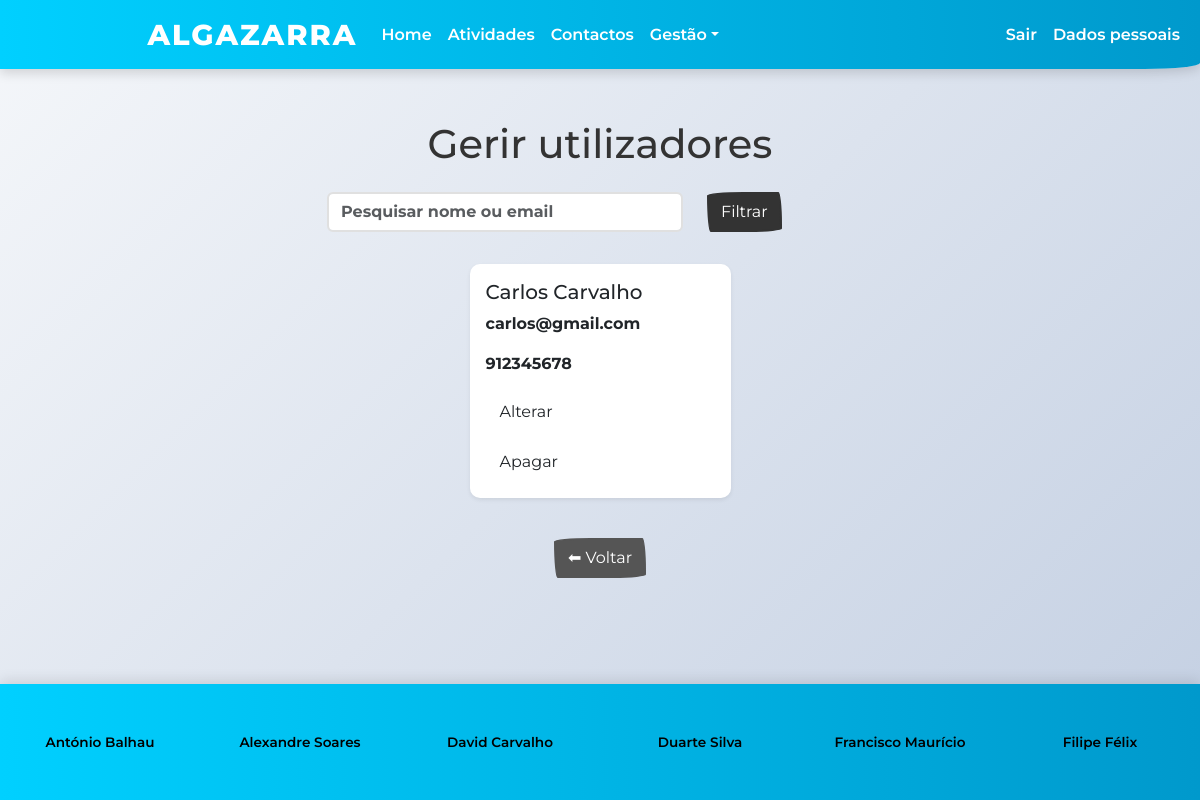
/gerir_utilizadores.php (signed in), run on the app's committed database.
### tables this page shows
CREATE TABLE IF NOT EXISTS utilizador (
  id int(11) NOT NULL AUTO_INCREMENT,
  user varchar(30) NOT NULL,
  nome varchar(100) NOT NULL,
  data_nascimento date NOT NULL,
  telemovel varchar(20) NOT NULL,
  email varchar(100) NOT NULL,
  pwd varchar(200) NOT NULL,
  nivel int(11) NOT NULL DEFAULT 2,
  PRIMARY KEY (id)
);

### gerir_utilizadores.php (the view, shortened to what this page needs)
<?php
$id_user = $_SESSION['id_user'];
$limite = 4;
$pagina = isset($_GET['pagina']) ? intval($_GET['pagina']) : 1;
$offset = ($pagina - 1) * $limite;
$filtro = isset($_GET['nome']) ? mysqli_real_escape_string($conn, $_GET['nome']) : '';
$where = "WHERE id != '$id_user'";
$sql = "SELECT * FROM utilizador $where ORDER BY nome LIMIT $limite OFFSET $offset";
$res = mysqli_query($conn, $sql);
?>
    <link rel="stylesheet" href="bootstrap.min.css">
    <link rel="stylesheet" href="style.css">
<nav class="fixed-top navbar navbar-expand-lg" style="background-color: #00d0ff; border: none;" data-bs-theme="light">
    <div class="container-fluid">
        <div class="collapse navbar-collapse justify-content-center" id="navbarColor01">
            <ul class="navbar-nav mx-auto align-items-center justify-content-center">
                <a class="navbar-brand" href="index.php">ALGAZARRA</a>
                <li class="nav-item">
                    <a class="nav-link" href="index.php">Home</a>
                </li>
                <li class="nav-item">
                    <a class="nav-link" href="atividades.php">Atividades</a>
                </li>
                <li class="nav-item">
                    <a class="nav-link" href="contactos.php">Contactos</a>
                </li>
                <?php
                if (isset($_SESSION['id_user']) && $_SESSION['nivel'] == 1) {
                    echo '<li class="nav-item dropdown">';
                    echo '<a class="nav-link dropdown-toggle" href="#" id="navbarDropdownAdmin" role="button" data-bs-toggle="dropdown" aria-expanded="false">Gestão</a>';
                    echo '</li>';
                }
                ?>
            </ul>
            <ul class="navbar-nav ms-auto">
                <?php
                if (isset($_SESSION['id_user']) && isset($_SESSION['nivel'])) {
                    echo '<li class="nav-item"><a class="nav-link" href="logout.php">Sair</a></li>';
                }
                echo '<li class="nav-item">';
                if (isset($_SESSION['id_user']) && isset($_SESSION['nivel'])) {
                    echo '<a class="nav-link" href="dados.php">Dados pessoais</a>';
                } else {
                    echo '<a class="nav-link" href="login.php">Login</a>';
                }
                ?>
                </li>
            </ul>
        </div>
    </div>
</nav>
	<div class="container">
<h1 class="text-center mb-4">Gerir utilizadores</h1>
<form method="GET" class="row mb-3 justify-content-center">
<div class="col-md-4">
<input type="text" name="nome" class="form-control"
placeholder="Pesquisar nome ou email"
value="<?php echo htmlspecialchars($filtro); ?>">
</div>
<div class="col-md-2">
<button type="submit" class="btn btn-primary">Filtrar</button>
</div>
</form>
<div class="row justify-content-center">
<?php while ($u = mysqli_fetch_assoc($res)) { ?>
<div class="col-md-3">
<div class="card my-3 shadow-sm">
<div class="card-body">
<h5><?= $u['nome'] ?></h5>
<p><?= $u['email'] ?></p>
<p><?= $u['telemovel'] ?></p>
<a href="gerir_utilizadores.php?editar=<?= $u['id'] ?>"
class="btn btn-alterar me-2">
Alterar
</a>
<form method="POST" style="margin-top:10px;">
<button type="submit" class="btn btn-apagar">Apagar</button>
</form>
</div>
</div>
</div>
<?php } ?>
</div>
<div class="text-center mt-4">
<a href="index.php" class="btn btn-secondary">
⬅ Voltar
</a>
</div>
</div>
<?php include './rodape.php'; ?>
</body>
</html>

### style.css (style rules this page uses)
* { margin: 0; padding: 0; box-sizing: border-box; }
.navbar { background: linear-gradient(90deg, #00d0ff 0%, #0099cc 100%) !important; box-shadow: 0 4px 12px rgba(0, 0, 0, 0.15); }
.navbar-brand { font-weight: 800; font-size: 1.8rem; letter-spacing: 2px; color: white !important; text-transform: uppercase; }
.nav-link { font-weight: 600; color: white !important; }
.card { border: none; border-radius: 10px; box-shadow: 0 4px 12px rgba(0, 0, 0, 0.1); transition: all 0.3s ease; background: white; overflow: hidden; }
.form-control, .form-select { border: 2px solid #e0e0e0; border-radius: 6px; }
.container { padding-top: 120px !important; padding-bottom: 120px !important; }

### data on the page
utilizador: nome "Carlos Carvalho", email "carlos@gmail.com", telemovel "912345678"
